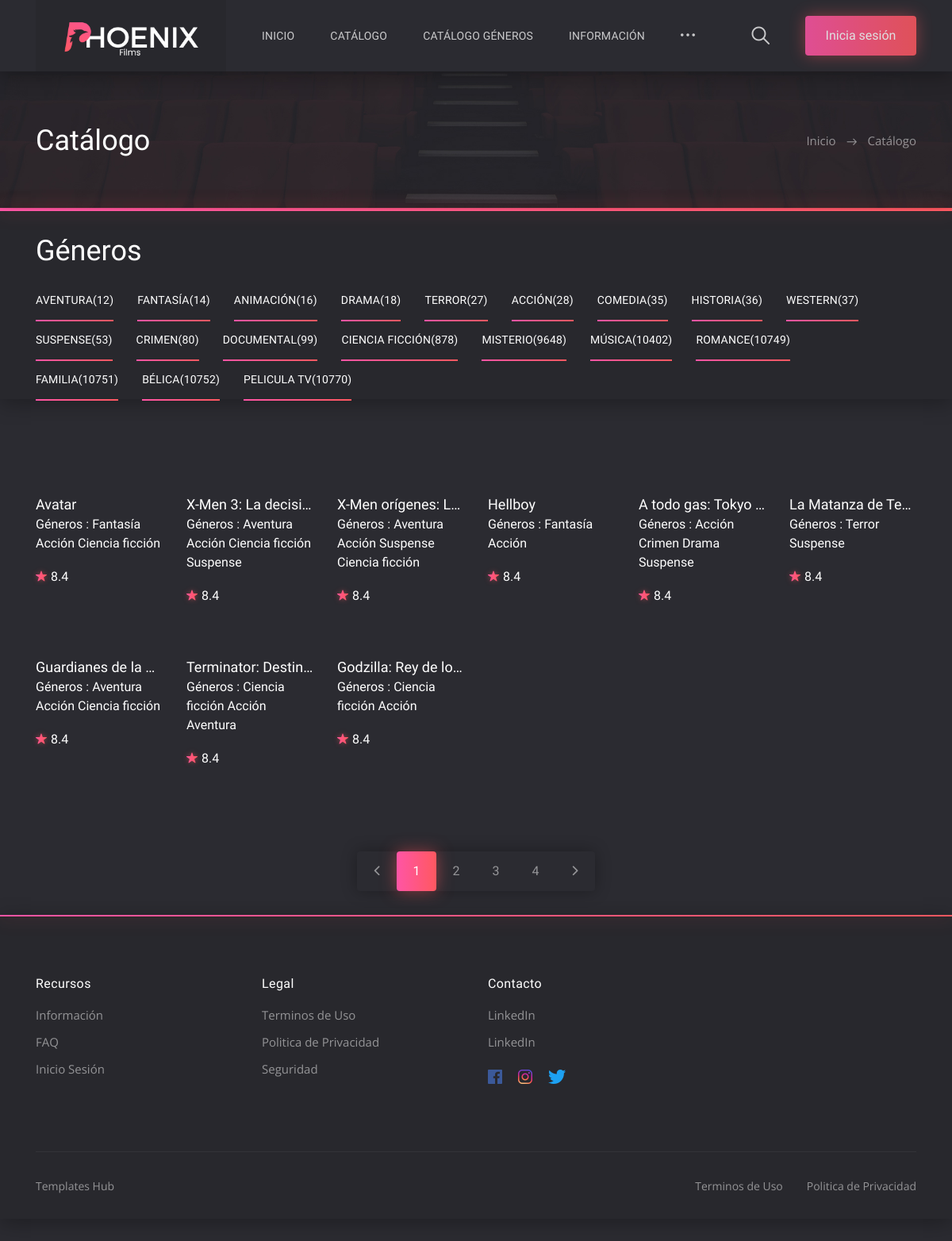
Screenshot of /catalogo_genero.php with the database file from the repository.
### tables this page shows
CREATE TABLE IF NOT EXISTS `peliculas` (
  `id` bigint(20) NOT NULL AUTO_INCREMENT,
  `tmdb_id` varchar(20) NOT NULL,
  `titulo` varchar(255) NOT NULL,
  `poster` varchar(255) NOT NULL,
  `estado` enum('A','D','B') NOT NULL COMMENT 'A-activo D-desactivado  B-Borrar',
  `estreno` date NOT NULL,
  `overview` text,
  `opinion` text,
  PRIMARY KEY (`id`)
);

### includes/genero.php (called while the page is built)
<?php
$query = "SELECT * FROM genero";
$resultado = mysqli_query($conn, $query);
$generosT = [];
while ($fila = mysqli_fetch_assoc($resultado)) {
  $generosT[$fila['id']] = $fila['genero'];
}

### catalogo_genero.php (the view, shortened to what this page needs)
<!DOCTYPE html>
<html lang="es">
<head>
  <?php include('includes/head.php'); ?>
</head>
<body class="body">
  <header>
    <?php include('includes/header.php'); ?>
  </header>
  <section class="section section--first section--bg" data-bg="img/section/section.jpg">
    <div class="container">
      <div class="row">
        <div class="col-12">
          <div class="section__wrap">
            <h2 class="section__title">Catálogo</h2>
            <ul class="breadcrumb">
              <li class="breadcrumb__item"><a href="index.php">Inicio</a></li>
              <li class="breadcrumb__item breadcrumb__item--active">Catálogo</li>
            </ul>
          </div>
        </div>
      </div>
    </div>
  </section>
  <section class="content">
    <div class="content__head">
      <div class="container">
        <div class="row">
          <div class="col-12">
            <h2 class="content__title">Géneros</h2>
            <?php
            include("admin/inc_conexion_peliculas.php");
            include("includes/genero.php");
            echo '<ul class="nav nav-tabs content__tabs" id="content__tabs" role="tablist">';
            foreach ($generosT as $key => $valor) {
              echo '<li class="nav-item"><a class="nav-link" style="color:white" role="tab" data-toggle="tab"  data-genero="' . $key . '" onClick="peliculasFiltarGenero(' . $key . ')">
                    <i class="fas fa-search fa-sm"></i>' . $valor . '(' . $key . ')
                </a></li>';
            }
            echo '</ul>';
            $query = "SELECT * FROM peliculas where estado = 'A'";
            $resultado = mysqli_query($conn, $query); ?>
          </div>
        </div>
      </div>
    </div>
    <section class="catalog" data-bg="img/section/section.jpg">
      <div class="container">
        <div class="row">
          <div class="col-12">
          </div>
          <?php
          if (mysqli_num_rows($resultado) != 0) {
            while ($fila = mysqli_fetch_array($resultado)) {
          ?>
              <div class="col-6 col-sm-4 col-lg-3 col-xl-2">
                <?php
                $query2 = "SELECT * FROM peli_genero WHERE peliculaid = " . $fila['id'];
                $resultado2 =  mysqli_query($conn, $query2);
                $clasesGenero = '';
                $textoGenero = '';
                while ($fila2 = mysqli_fetch_assoc($resultado2)) {
                  $clasesGenero .= 'genero-' . $fila2['generoid'] . ' ';
                  $textoGenero .= $generosT[$fila2['generoid']] . ' ';
                }
                ?>
                <article id="<?php echo $fila['id']; ?>" class="<?php echo $clasesGenero; ?>">
                  <div class="card">
                    <div class="card__cover">
                    </div>
                    <div class="card__content">
                      <h3 class="card__title"><a href="#"><?php echo $fila['titulo']; ?></a></h3>
                      <span class="card__category">
                        <p style="color:white">Géneros : <?php echo $textoGenero; ?></p>
                      </span>
                      <span class="card__rate"><i class="icon ion-ios-star"></i>8.4</span>
                    </div>
                  </div>
                </article>
              </div>
          <?php }
          } else {
            echo '<p>No existe la pelicula para el identificador seleccionado</p>';
          }
          ?>
        </div>
      </div>
    </section>
    <div class="col-12">
      <ul class="paginator">
        <li class="paginator__item paginator__item--prev">
          <a href="#"><i class="icon ion-ios-arrow-back"></i></a>
        </li>
        <li class="paginator__item paginator__item--active"><a href="#">1</a></li>
        <li class="paginator__item"><a href="#">2</a></li>
        <li class="paginator__item"><a href="#">3</a></li>
        <li class="paginator__item"><a href="#">4</a></li>
        <li class="paginator__item paginator__item--next">
          <a href="#"><i class="icon ion-ios-arrow-forward"></i></a>
        </li>
      </ul>
    </div>
    <footer>
      <?php include('includes/footer.php'); ?>
    </footer>
</body>
</html>

### css/mi_estilo.css (style rules this page uses)
a { list-style: none; color: white; }

### catalogo_genero.php (style rules this page uses)
.nav-tabs { align-content: center; flex-wrap: wrap; cursor: pointer; }

### rows the page displays
peliculas: titulo "Avatar", textoGenero "Fantasía Acción Ciencia ficción"
peliculas: titulo "X-Men 3: La decisi…", textoGenero "Aventura Acción Ciencia ficción Suspense"
peliculas: titulo "X-Men orígenes: L…", textoGenero "Aventura Acción Suspense Ciencia ficción"
peliculas: titulo "Hellboy", textoGenero "Fantasía Acción"
peliculas: titulo "A todo gas: Tokyo…", textoGenero "Acción Crimen Drama Suspense"
peliculas: titulo "La Matanza de Te…", textoGenero "Terror Suspense"
peliculas: titulo "Guardianes de la…", textoGenero "Aventura Acción Ciencia ficción"
peliculas: titulo "Terminator: Destin…", textoGenero "Ciencia ficción Acción Aventura"
peliculas: titulo "Godzilla: Rey de lo…", textoGenero "Ciencia ficción Acción"

### other values shown
$valor "AVENTURA"
$key "12"
$valor "FANTASÍA"
$key "14"
$valor "ANIMACIÓN"
$key "16"
$valor "DRAMA"
$key "18"
$valor "TERROR"
$key "27"
$valor "ACCIÓN"
$key "28"
$valor "COMEDIA"
$key "35"
$valor "HISTORIA"
